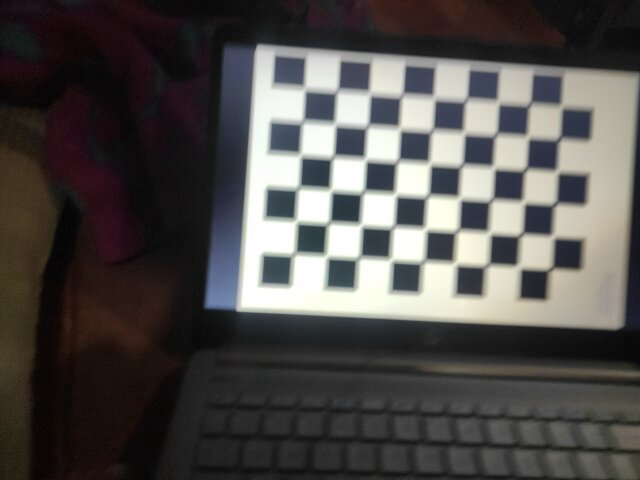
#> input picture calibration/images/frame_0.png, 640 x 480 px; its folder holds only this picture in this run
$ python autoCalibration.py
#> lines starting #> are read from the running program, lines starting #| are printed output that depends on the picture; after the words box and inside, x2 and y2 are one past the last pixel; in counts of white or black regions, pixels touching at a corner belong together; long printed decimals are rounded
#!/usr/bin/env python
import numpy as np
import cv2
import glob

# termination criteria
criteria = (cv2.TERM_CRITERIA_EPS + cv2.TERM_CRITERIA_MAX_ITER, 30, 0.001)

# prepare object points, like (0,0,0), (1,0,0), (2,0,0) ....,(6,5,0)
# size of each square is 35 mm
square_size = 0.0355  # in meters
objp = np.zeros((6 * 9, 3), np.float32)
objp[:, :2] = (square_size * np.mgrid[0:9, 0:6]).T.reshape(-1, 2)

# Arrays to store object points and image points from all the images.
objpoints = []  # 3d point in real world space
imgpoints = []  # 2d points in image plane.

images = glob.glob(
    r"./images/*.png",
)

for fname in images:
    img = cv2.imread(fname)
#> img is the input picture: shape (480, 640, 3); mean B, G, R 76.4, 78.1, 81.1
    gray = cv2.cvtColor(img, cv2.COLOR_BGR2GRAY)
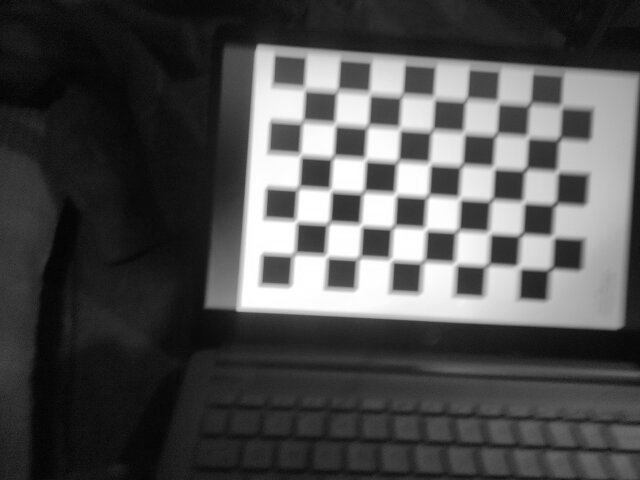
#> gray: shape (480, 640); min 3, max 255, mean 78.8
    sample_im = gray
    # cv2.imshow(gray)
    # Find the chess board corners
    chessboard_flags = cv2.CALIB_CB_ADAPTIVE_THRESH + cv2.CALIB_CB_NORMALIZE_IMAGE
    flags = 0
    flags |= cv2.CALIB_CB_ADAPTIVE_THRESH
    flags |= cv2.CALIB_CB_NORMALIZE_IMAGE
    [ret, corners] = cv2.findChessboardCorners(gray, (9, 6), flags)
#> ret = True; corners = 54 rows, first 8: [304.5, 88], [336.5, 90.5], [369, 93.5], [402, 95.5], [434.5, 97], [466, 99.5], [498, 102], [529.5, 104]

    # If found, add object points, image points (after refining them)
    if ret == True:
        # print ('True')
        objpoints.append(objp)
        corners2 = cv2.cornerSubPix(gray, corners, (11, 11), (-1, -1), criteria)
#> corners2 = 54 rows, first 8: [304.7, 89.01], [337.1, 91], [369.7, 93.6], [401.9, 95.56], [434.2, 98.08], [466.2, 99.66], [498.2, 102.3], [529.9, 104.1]
        imgpoints.append(corners2)  # these are the found corners

        # Draw and display the corners
        img = cv2.drawChessboardCorners(img, (9, 6), corners2, ret)
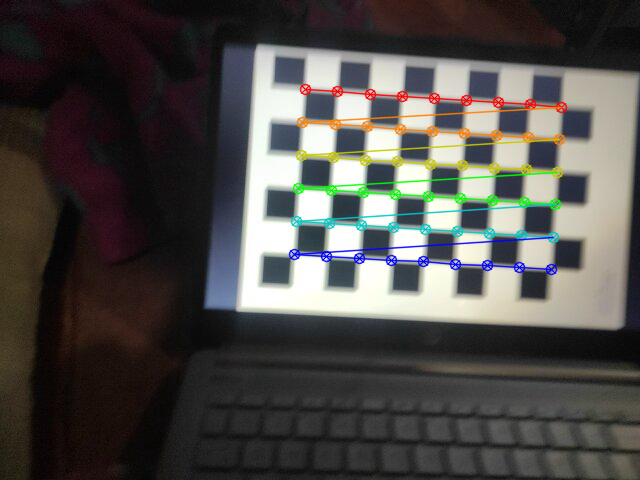
#> img: shape (480, 640, 3); 4.1% of pixels changed, all inside (x1, y1, x2, y2) = (288, 83, 568, 276)
        cv2.imshow("img", img)
        cv2.waitKey(100)

cv2.destroyAllWindows()
ret, mtx, dist, rvecs, tvecs = cv2.calibrateCamera(
    objpoints, imgpoints, gray.shape[::-1], None, None
)
#> ret = 0.191; mtx = [[3303.6, 0, 363.8], [0, 3258.9, 208.1], [0, 0, 1]]; dist = [[1.9, -342.4, -0.0128, 0.0154, -3.64]]; rvecs = ([0.0171, -0.243, 0.0627],); tvecs = ([-0.0627, -0.128, 3.5],)


# Undistortion
# refine the camera matrix
ii = -1
for fname in images:
    # if (fname==images[0]):
    ii += 1
    img = cv2.imread(fname)
    h, w = img.shape[:2]
#> h = 480; w = 640
    newcameramtx, roi = cv2.getOptimalNewCameraMatrix(mtx, dist, (w, h), 1, (w, h))
#> newcameramtx = [[2512.3, 0, 419.1], [0, 2435.8, 172.2], [0, 0, 1]]; roi = (131, 17, 497, 359)
    dst1 = cv2.undistort(img, newcameramtx, dist, None, None)
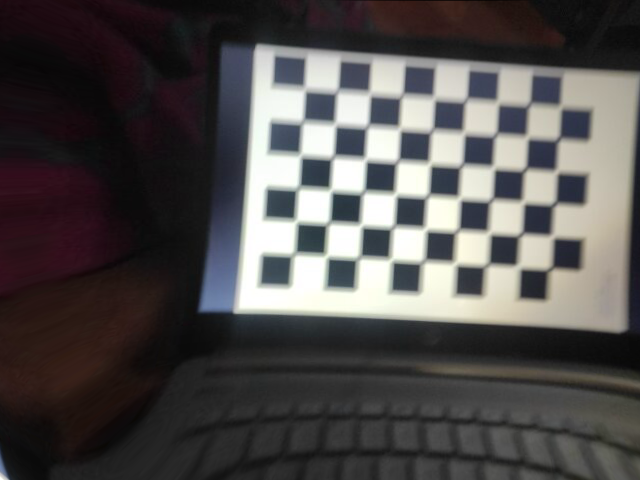
#> dst1: shape (480, 640, 3); mean B, G, R 77.6, 78.1, 81.3

    # testing if the matrix is right
    image_path1 = r"./images/final/%i.png" % ii
    cv2.imwrite(image_path1, dst1)

path = r"./miatoll.yml"
cv_file = cv2.FileStorage(path, cv2.FILE_STORAGE_WRITE)
cv_file.write("new_matrix", newcameramtx)
cv_file.write("distortion_coef", dist)

cv_file.release()

# Re-projection Error
tot_error = 0
for i in range(len(objpoints)):
    imgpoints2, _ = cv2.projectPoints(objpoints[i], rvecs[i], tvecs[i], mtx, dist)
    error = cv2.norm(imgpoints[i], imgpoints2, cv2.NORM_L2) / len(imgpoints2)
    tot_error += error
#> this loop made 1 pass
#> (error, tot_error) on pass 1: (0.026, 0.026)
#> after the loop, tot_error = 0.026

print("total error: ", tot_error / len(objpoints))
#| total error:  0.02597

$ run again, on calibration/images/frame_12.png
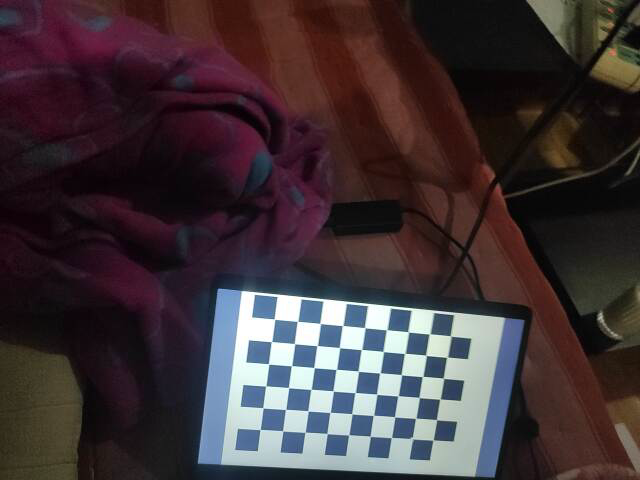
#> input picture calibration/images/frame_12.png, 640 x 480 px
#> img is the input picture: shape (480, 640, 3); mean B, G, R 55.5, 51.9, 63.7
#> `[ret, corners] = cv2.findChessboardCorners(gray, (9, 6), flags)`: ret = True; corners = 54 rows, first 8: [274.5, 319.2], [297.5, 321.4], [320, 323.4], [342.7, 325.6], [365, 327.6], [386.8, 329.6], [408.5, 332], [429.5, 333.9]
#> corners2 = 54 rows, first 8: [274.5, 319.2], [297.5, 321.3], [320.2, 323.5], [342.6, 325.5], [364.8, 327.7], [386.6, 329.8], [408.3, 331.9], [429.5, 333.9]
#> `img = cv2.drawChessboardCorners(img, (9, 6), corners2, ret)`:
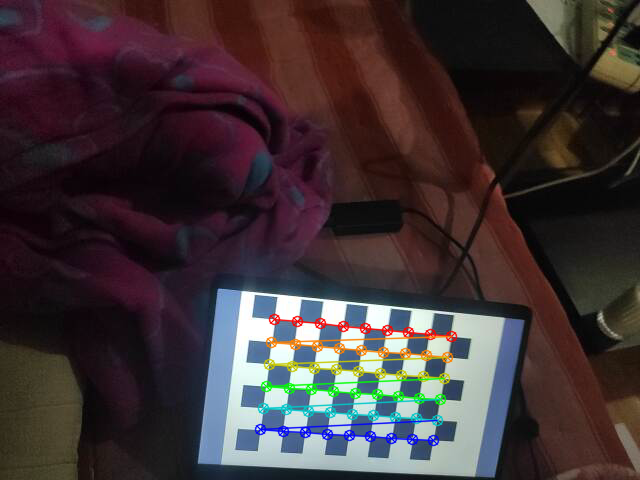
#> img: shape (480, 640, 3); 3.15% of pixels changed, all inside (x1, y1, x2, y2) = (254, 313, 458, 447)
#> `ret, mtx, dist, rvecs, tvecs = cv2.calibrateCamera( objpoints, imgpoin..`: ret = 0.0694; mtx = [[503.3, 0, 341.2], [0, 509.4, 218.3], [0, 0, 1]]; dist = [[0.0378, 0.158, -0.00554, 0.00638, -0.741]]; rvecs = ([0.125, -0.158, 0.135],); tvecs = ([-0.102, 0.152, 0.767],)
#> newcameramtx = [[314.2, 0, 440.7], [0, 361.2, 226.3], [0, 0, 1]]; roi = (228, 74, 396, 337)
#> `dst1 = cv2.undistort(img, newcameramtx, dist, None, None)`:
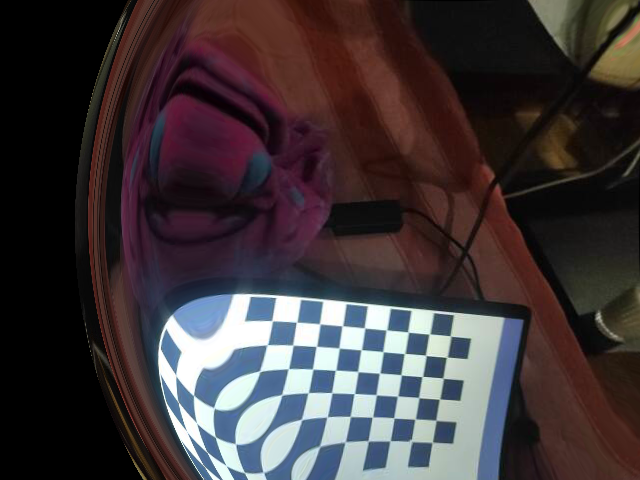
#> dst1: shape (480, 640, 3); mean B, G, R 57.1, 54.5, 63.1
#> the loop `for i in range(len(objpoints)):` made 1 pass
#> (error, tot_error) on pass 1: (0.00945, 0.00945)
#> after the loop `for i in range(len(objpoints)):`: tot_error = 0.00945
#| total error:  0.009449

$ run again, on calibration/images/frame_13.png
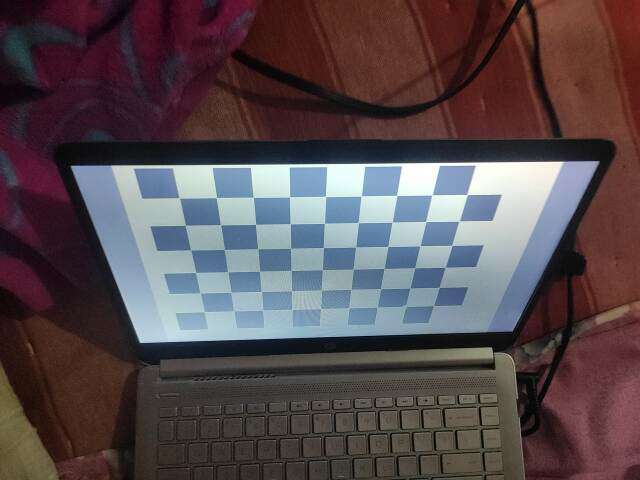
#> input picture calibration/images/frame_13.png, 640 x 480 px
#> img is the input picture: shape (480, 640, 3); mean B, G, R 78.5, 74.8, 87.2
#> `gray = cv2.cvtColor(img, cv2.COLOR_BGR2GRAY)`:
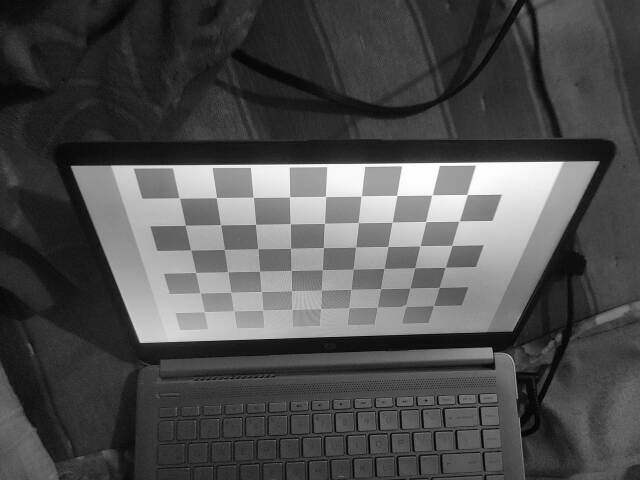
#> gray: shape (480, 640); min 0, max 255, mean 78.8
#> `[ret, corners] = cv2.findChessboardCorners(gray, (9, 6), flags)`: ret = True; corners = 54 rows, first 8: [179.1, 197.6], [216.2, 197.7], [253.3, 197.3], [289.7, 196.9], [325.5, 196.2], [360.8, 196.4], [396.8, 195.4], [431.9, 195.1]
#> corners2 = 54 rows, first 8: [179.5, 197.9], [216.3, 197.6], [253.4, 197.3], [289.4, 196.9], [325.6, 196.5], [361.2, 196], [396.8, 195.5], [431.9, 194.9]
#> img: shape (480, 640, 3); 3.98% of pixels changed, all inside (x1, y1, x2, y2) = (173, 189, 474, 318)
#> `ret, mtx, dist, rvecs, tvecs = cv2.calibrateCamera( objpoints, imgpoin..`: ret = 0.234; mtx = [[525.9, 0, 329.2], [0, 582.6, 229.8], [0, 0, 1]]; dist = [[-0.153, 6.59, -0.00455, 0.00143, -56.78]]; rvecs = ([0.844, -0.0697, 0.0147],); tvecs = ([-0.145, -0.0276, 0.509],)
#> newcameramtx = [[525.9, 0, 329.2], [0, 582.6, 229.8], [0, 0, 1]]; roi = (0, 0, 639, 479)
#> `dst1 = cv2.undistort(img, newcameramtx, dist, None, None)`:
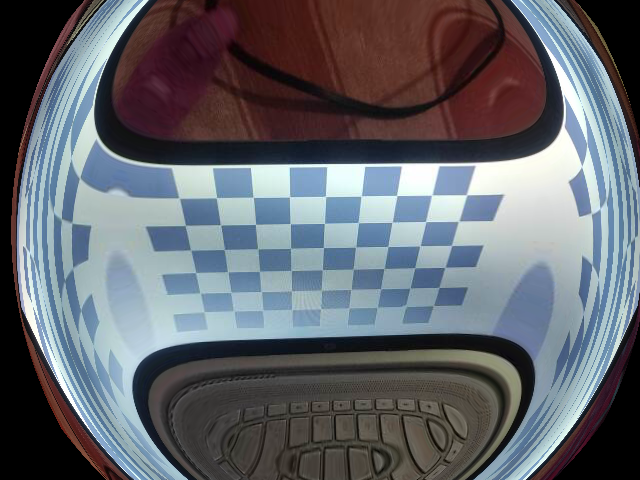
#> dst1: shape (480, 640, 3); mean B, G, R 108.4, 101.7, 98.7
#> the loop `for i in range(len(objpoints)):` made 1 pass
#> (error, tot_error) on pass 1: (0.0319, 0.0319)
#> after the loop `for i in range(len(objpoints)):`: tot_error = 0.0319
#| total error:  0.03185

$ run again, on calibration/images/frame_14.png
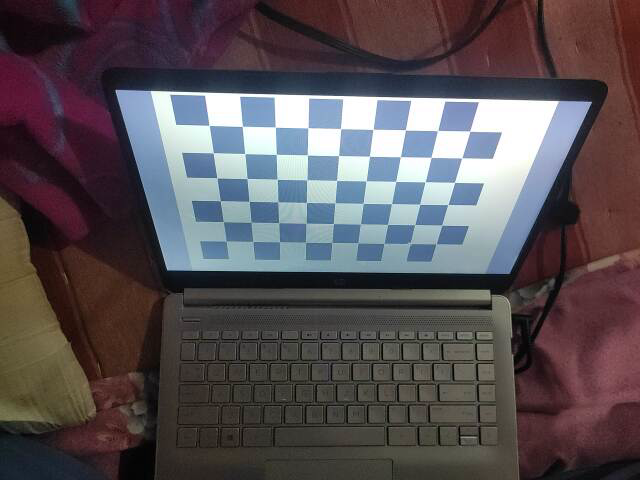
#> input picture calibration/images/frame_14.png, 640 x 480 px
#> img is the input picture: shape (480, 640, 3); mean B, G, R 84.2, 80.2, 87.7
#> `gray = cv2.cvtColor(img, cv2.COLOR_BGR2GRAY)`:
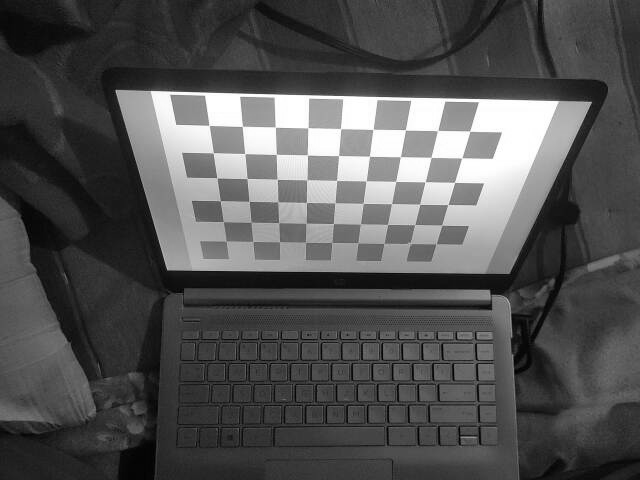
#> gray: shape (480, 640); min 0, max 255, mean 82.8
#> `[ret, corners] = cv2.findChessboardCorners(gray, (9, 6), flags)`: ret = True; corners = 54 rows, first 8: [209.2, 125.4], [242.1, 126.2], [275.3, 127.1], [307.9, 127.8], [340.7, 128.7], [372.8, 129.5], [405.2, 129.7], [437.5, 130.6]
#> corners2 = 54 rows, first 8: [209.2, 125.4], [242.3, 126.4], [275.3, 127.1], [307.9, 127.8], [340.6, 128.6], [373, 129.4], [405.4, 129.9], [437.6, 130.5]
#> img: shape (480, 640, 3); 3.77% of pixels changed, all inside (x1, y1, x2, y2) = (203, 119, 477, 251)
#> `ret, mtx, dist, rvecs, tvecs = cv2.calibrateCamera( objpoints, imgpoin..`: ret = 0.169; mtx = [[469.8, 0, 323.8], [0, 455, 238.9], [0, 0, 1]]; dist = [[0.135, -1.34, -0.00658, 0.00438, 4.51]]; rvecs = ([0.757, -0.0361, 0.0307],); tvecs = ([-0.124, -0.126, 0.509],)
#> newcameramtx = [[531.7, 0, 321], [0, 466.3, 237], [0, 0, 1]]; roi = (156, 127, 336, 221)
#> `dst1 = cv2.undistort(img, newcameramtx, dist, None, None)`:
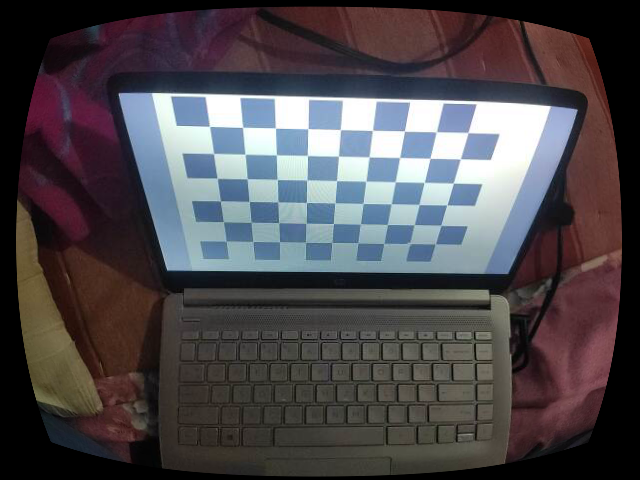
#> dst1: shape (480, 640, 3); mean B, G, R 76.4, 72.6, 76.8
#> the loop `for i in range(len(objpoints)):` made 1 pass
#> (error, tot_error) on pass 1: (0.0229, 0.0229)
#> after the loop `for i in range(len(objpoints)):`: tot_error = 0.0229
#| total error:  0.02293

$ run again, on calibration/images/frame_1.png
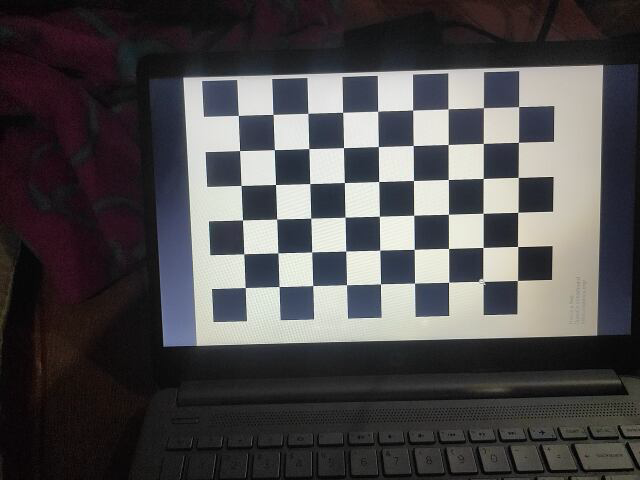
#> input picture calibration/images/frame_1.png, 640 x 480 px
#> img is the input picture: shape (480, 640, 3); mean B, G, R 76.3, 75.1, 77.2
#> `[ret, corners] = cv2.findChessboardCorners(gray, (9, 6), flags)`: ret = True; corners = 54 rows, first 8: [238.4, 115.5], [272.9, 114.4], [307.8, 113.4], [342.6, 112.4], [377.6, 111.3], [412.6, 110.1], [448, 109], [483.5, 107.5]
#> corners2 = 54 rows, first 8: [238.3, 115.4], [273.1, 114.4], [307.8, 113.4], [342.6, 112.3], [377.7, 111.2], [412.6, 110.1], [448.1, 108.8], [483.4, 107.6]
#> `img = cv2.drawChessboardCorners(img, (9, 6), corners2, ret)`:
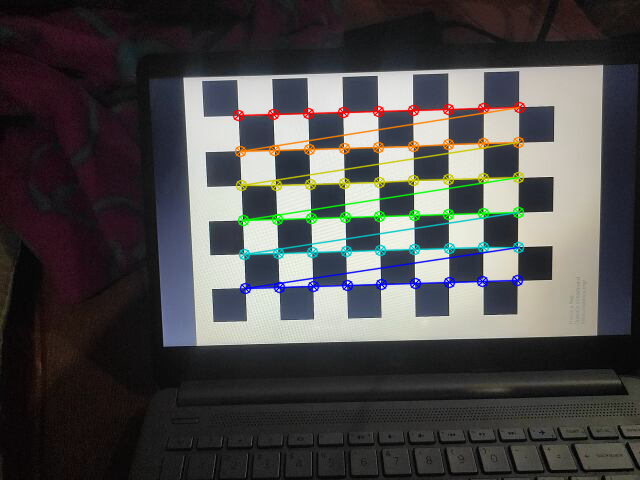
#> img: shape (480, 640, 3); 4.31% of pixels changed, all inside (x1, y1, x2, y2) = (232, 101, 526, 295)
#> `ret, mtx, dist, rvecs, tvecs = cv2.calibrateCamera( objpoints, imgpoin..`: ret = 0.147; mtx = [[154.2, 0, 324.2], [0, 153.2, 255.7], [0, 0, 1]]; dist = [[0.000547, 0.000669, -0.00054, 0.000607, -0.000291]]; rvecs = ([0.0265, 0.00359, -0.0263],); tvecs = ([-0.0877, -0.144, 0.157],)
#> newcameramtx = [[92.62, 0, 413.7], [0, 92.53, 325.6], [0, 0, 1]]; roi = (216, 172, 387, 289)
#> `dst1 = cv2.undistort(img, newcameramtx, dist, None, None)`:
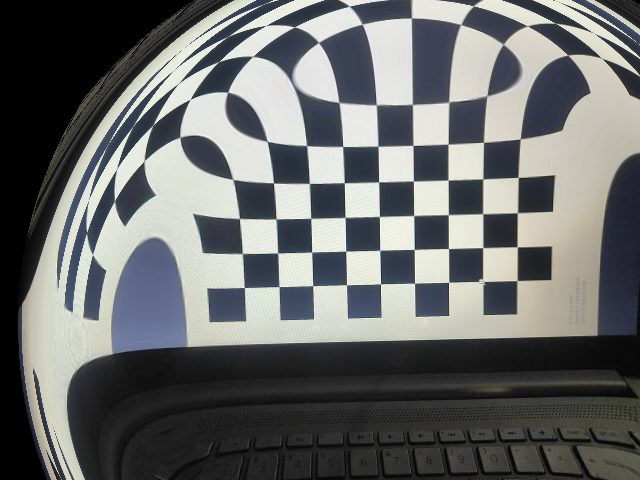
#> dst1: shape (480, 640, 3); mean B, G, R 107.4, 107.6, 106
#> the loop `for i in range(len(objpoints)):` made 1 pass
#> (error, tot_error) on pass 1: (0.02, 0.02)
#> after the loop `for i in range(len(objpoints)):`: tot_error = 0.02
#| total error:  0.02005
